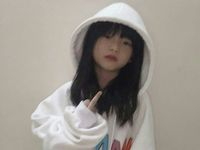
#> input picture Pertemuan 2/EEDAN.jpg, 200 x 150 px
$ python akusisi-representasi.py
#> lines starting #> are read from the running program, lines starting #| are printed output that depends on the picture
import cv2
import numpy as np
from matplotlib import pyplot as plt
# Membaca gambar
image = cv2.imread('EEDAN.jpg', cv2.IMREAD_GRAYSCALE)
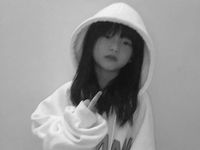
#> image: shape (150, 200); min 2, max 249, mean 150.1
# Menampilkan gambar
cv2.imshow('Original Image', image)
cv2.waitKey(0)
# Menampilkan histogram
plt.hist(image.ravel(), 256, [0,256])
plt.title('Histogram of Image')
plt.show()
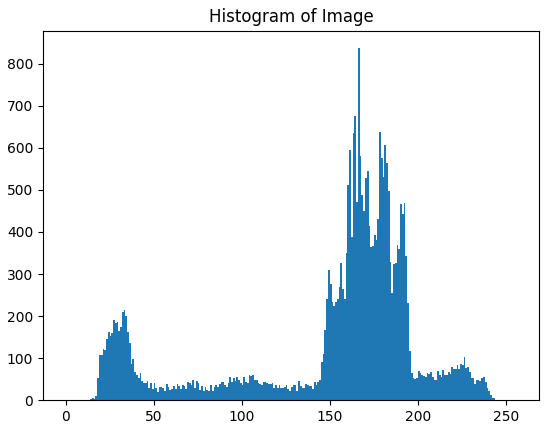
#> figure drawn by matplotlib, 1 panel; tallest bar 837 high, from x = 166 to 167
# Menutup jendela OpenCV
cv2.destroyAllWindows()
